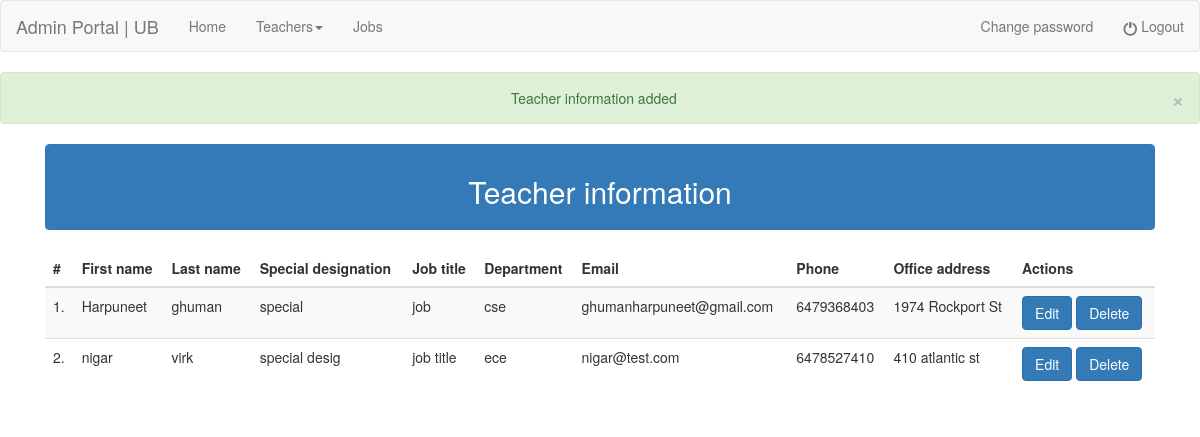
Before: /admin_view_teachers.php?q=2 (signed in) with the older database file.
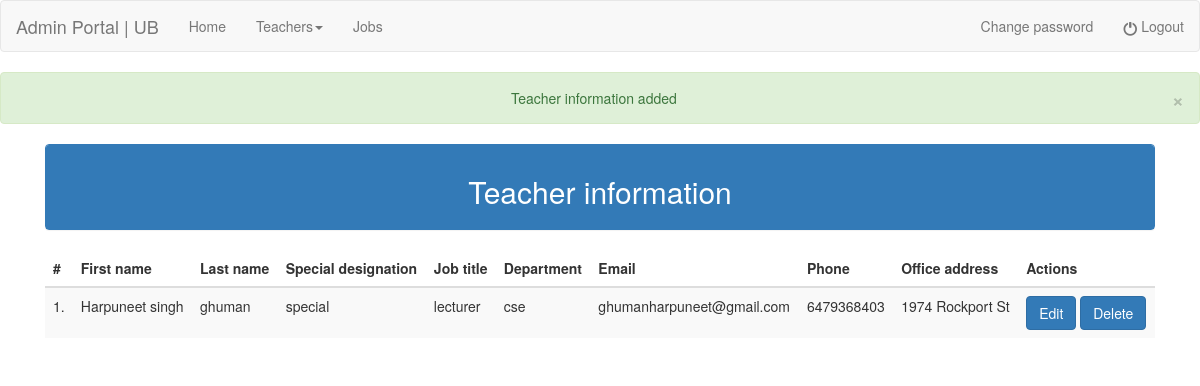
After: the same page with the newer database file.
### tables this page shows
CREATE TABLE `teacher_accounts` (
  `id` int(10) NOT NULL,
  `firstname` varchar(50) NOT NULL,
  `lastname` varchar(50) NOT NULL,
  `special_designation` varchar(50) NOT NULL,
  `job_title` varchar(50) NOT NULL,
  `department` varchar(50) NOT NULL,
  `email` varchar(50) NOT NULL,
  `phone` varchar(50) NOT NULL,
  `office_address` varchar(50) NOT NULL,
  `password` varchar(100) NOT NULL,
  `created_on` datetime NOT NULL,
  `last_updated` datetime NOT NULL
);

### admin_view_teachers.php (the view, shortened to what this page needs)
<?php
include "admin_header.php";
include "connection.php";
$query="select * from teacher_accounts";
$result=mysqli_query($conn,$query);
if(isset($_REQUEST['q'])) {
        ?>
        <?php
    if ($_REQUEST['q'] == 2) {
        ?>
        <div class="alert alert-success">
            <button type="button" class="close" data-dismiss="alert">&times;</button>
            <center>Teacher information added</center>
        </div>
        <?php
    }
        ?>
        <?php
}
?>
<!doctype>
<html>
<head>
</head>
<body>
    <div class="container" >
        <div class="col-md-12">
            <div class="panel panel-primary">
                <div class="panel-heading">
                    <center><h2>Teacher information</h2></center>
                </div>
            </div>
            <div class="table-responsive">
            <table class="table table-striped">
                <thead>
                    <tr>
                        <th>#</th>
                        <th>First name</th>
                        <th>Last name</th>
                        <th>Special designation</th>
                        <th>Job title</th>
                        <th>Department</th>
                        <th>Email</th>
                        <th>Phone</th>
                        <th>Office address</th>
                        <th>Actions</th>
                    </tr>
                </thead>
                <tbody>
                    <?php
                        $count=1;
                        while($row=mysqli_fetch_array($result)){
                    ?>
                    <tr>
                        <td><?php echo $count."." ?></td>
                        <td><?php echo $row[1] ?></td>
                        <td><?php echo $row[2] ?></td>
                        <td><?php echo $row[3] ?></td>
                        <td><?php echo $row[4] ?></td>
                        <td><?php echo $row[5] ?></td>
                        <td><?php echo $row[6] ?></td>
                        <td><?php echo $row[7] ?></td>
                        <td><?php echo $row[8] ?></td>
						<td>
							<button onclick="location.href='admin_edit_teacher.php?email=<?php echo $row[6] ?>'"class="btn btn-primary btn-md">Edit</button>
							<button data-toggle="modal" data-target="#myModal" data-id="<?php echo $row[6] ?>" class="open-modal btn btn-primary btn-md">Delete</button>
						</td>
                    </tr>
                    <?php
                    $count++;
                    }
                    ?>
                </tbody>
            </table>
            </div>
        </div>
    </div>
</body>
</html>

### admin_header.php (shortened to what this page needs)
<!DOCTYPE html>
<html lang="en">
<head>
    <link rel="stylesheet" href="http://maxcdn.bootstrapcdn.com/bootstrap/3.3.6/css/bootstrap.min.css">
</head>
<body>
    <nav class="navbar navbar-default">
        <div class="container-fluid">
            <div class="navbar-header">
                <a class="navbar-brand" href="student_index.php">Admin Portal | UB</a>
            </div>
            <ul class="nav navbar-nav">
                <li><a href="admin_index.php">Home</a></li>
                <li class="dropdown">
                    <a href="#" class="dropdown-toggle" data-toggle="dropdown" role="button">Teachers<span class="caret"></span></a>
                </li>
                <li><a href="#">Jobs</a></li>
            </ul>
            <ul class="nav navbar-nav navbar-right">
				<li><a href="admin_change_password.php">Change password</a></li>
                <li>
                    <a href="admin_logout.php"><span class="glyphicon glyphicon-off" style="vertical-align: middle"></span> Logout</a>
                </li>
            </ul>
        </div>
    </nav>
</body>
</html>

Changed rows visible on the page:
removed teacher_accounts: firstname "nigar", lastname "virk", special_designation "special desig", job_title "job title", department "ece", email "nigar@test.com", phone "6478527410", office_address "410 atlantic st"
changed teacher_accounts "ghuman": firstname "Harpuneet" → "Harpuneet singh"; job_title "job" → "lecturer"
